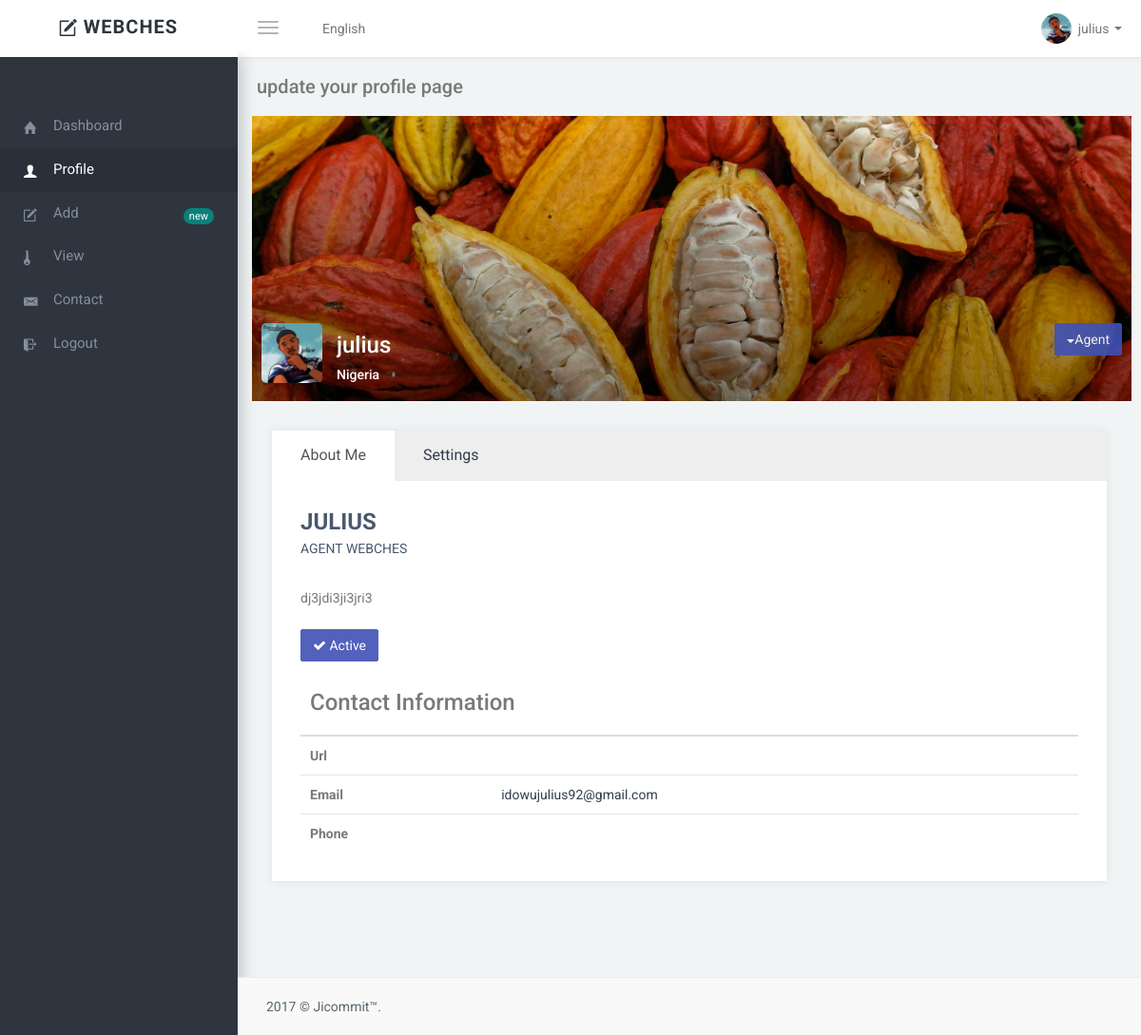
/profile/ (signed in), run on an earlier commit of the app's database.
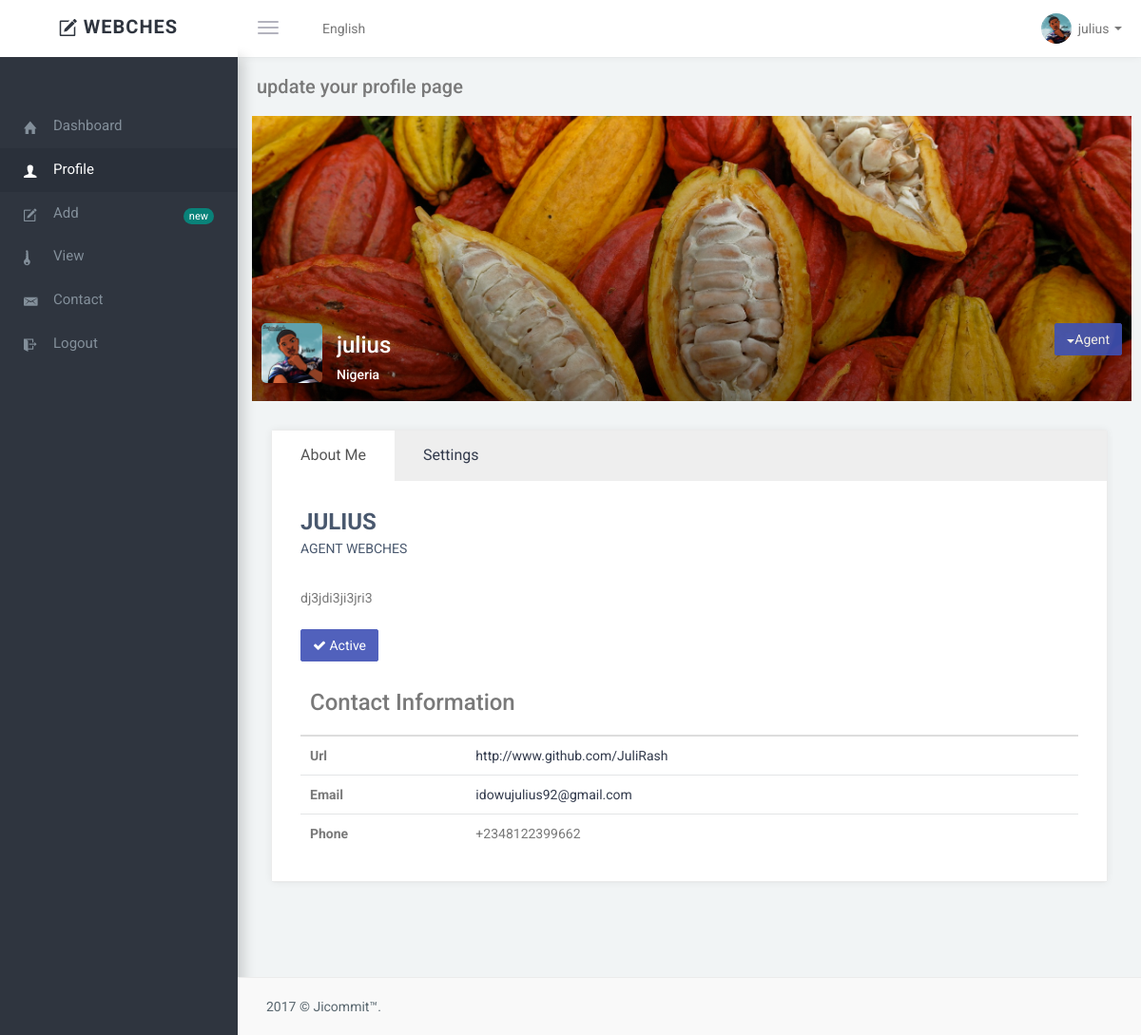
And on a later commit of the database.
### webches/models.py (models this page shows)
class User(AbstractUser):
    website = models.URLField(blank=True)
    phone_number = PhoneNumberField(blank=True)
    picture = models.ImageField(blank=True)
    bio = models.CharField(max_length=300)

### webches/views.py (the view)
# urls.py: url(r'^profile/$', views.update_profile, name="profile"),
@login_required(login_url="/login/")
def update_profile(request):
    if request.method == 'POST':
        form = UpdateUser(request.POST, request.FILES, instance=request.user)
        if form.is_valid():
            user = form.save(commit=False)
            messages.success(
                request, ('your profile has been updated successfully'),
                extra_tags='alert')
            user.save()
            return redirect('cocoa:super')
        else:
            form = UpdateUser(instance=request.user)
            messages.error(
                request, ('unable to update profile correct the errors'),
                extra_tags="alert")
            return render(request, "profile.html", {'form': form})
    else:
        form = UpdateUser(instance=request.user)
        return render(request, "profile.html", {'form': form})

### webches/templates/profile.html (shortened to what this page needs)
{% load staticfiles %}
{% load i18n widget_tweaks %}
<!DOCTYPE html>
<html lang="en">
<head>
        <link href="{% static 'view/css/bootstrap.min.css' %}" rel="stylesheet">
        <link href="{% static 'view/css/bootstrap-reset.css' %}" rel="stylesheet">
        <link href="{% static 'view/css/animate.css' %}" rel="stylesheet">
        <link href="{% static 'view/assets/font-awesome/css/font-awesome.css' %}" rel="stylesheet" />
        <link href="{% static 'view/assets/ionicon/css/ionicons.min.css' %}" rel="stylesheet" />
        <link rel="stylesheet" href="{% static 'view/assets/morris/morris.css' %}">
        <link href="{% static 'view/assets/sweet-alert/sweet-alert.min.css' %}" rel="stylesheet">
        <link href="{% static 'view/css/style.css' %}" rel="stylesheet">
        <link href="{% static 'view/css/helper.css' %}" rel="stylesheet">
    </head>
    <body>
        <aside class="left-panel">
            <div class="logo">
                <a href="" class="logo-expanded">
                    <i class="ion-compose"></i>
                    <span class="nav-label">Webches</span>
                </a>
            </div>
            <nav class="navigation">
                <ul class="list-unstyled">
                    <li class=""><a href="{% url 'cocoa:super' %}"><i class="ion-home"></i> <span class="nav-label">Dashboard</span></a></li>
                    <li class="has-submenu active"><a href=""><i class="ion-person"></i> <span class="nav-label">Profile</span></a>
                    </li>
                    <li class="has-submenu"><a href="{% url 'cocoa:new' %}"><i class="ion-compose"></i> <span class="nav-label">Add</span><span class="badge bg-success">new</span></a>
                    </li>
                    <li class="has-submenu"><a href="{% url 'cocoa:view' %}"><i class="ion-key"></i> <span class="nav-label">View</span></a>
                    </li>
                    <li class="has-submenu"><a href="{% url 'cocoa:contact' %}"><i class="ion-email"></i> <span class="nav-label">Contact</span></a>
                    </li>
                    <li class="has-submenu"><a href=""><i class="ion-log-out"></i> <span class="nav-label">Logout</span></a>
                    </li>
                </ul>
            </nav>
        </aside>
        <section class="content">
            <header class="top-head container-fluid">
                <button type="button" class="navbar-toggle pull-left">
                    <span class="icon-bar"></span>
                    <span class="icon-bar"></span>
                    <span class="icon-bar"></span>
                </button>
                <nav class=" navbar-default hidden-xs" role="navigation">
                    <ul class="nav navbar-nav">
                        <li class="">
                          <a  href="#">English </a>
                        </li>
                    </ul>
                </nav>
                <ul class="list-inline navbar-right top-menu top-right-menu">
                    <li class="dropdown text-center">
                    {% if user.is_authenticated %}
                        <a data-toggle="dropdown" class="dropdown-toggle" href="#">
                            <img alt="" src="{{ request.user.picture.url }}" class="img-circle profile-img thumb-sm">
                            <span class="username">{{ request.user.username }} </span> <span class="caret"></span>
                            {% endif %}
                        </a>
                    </li>
                </ul>
            </header>
            <div class="wraper container-fluid">
                <div class="page-title">
                {% if user.is_authenticated %}
                    <h3 class="title"> update your profile page</h3>
                {% endif %}
                </div>
{% include 'messages.html' %}
 {% block content %}
            <div class="wraper container-fluid">
                <div class="row">
                    <div class="col-sm-12">
                        <div class="bg-picture" style="background-image:url('{% static 'img/coco.jpg' %}')">
                          <span class="bg-picture-overlay"></span>
                          <div class="box-layout meta bottom">
                            <div class="col-sm-6 clearfix">
                              <span class="img-wrapper pull-left m-r-15">
                              <img src="{{ request.user.picture.url }}" alt="" style="width:64px" class="br-radius"></span>
                              <div class="media-body">
                                <h3 class="text-white mb-2 m-t-10 ellipsis">{{ request.user.username }}</h3>
                                <h5 class="text-white"> Nigeria</h5>
                              </div>
                            </div>
                            <div class="col-sm-6">
                              <div class="pull-right">
                                <div class="dropdown">
                                    <a data-toggle="dropdown" class="dropdown-toggle btn btn-primary" href="#">  <span class="caret"></span>Agent</a>
                                </div>
                              </div>
                            </div>
                          </div>
                        </div>
                    </div>
                </div>
                <div class="row m-t-30">
                    <div class="col-sm-12">
                        <div class="panel panel-default p-0">
                            <div class="panel-body p-0">
                                <ul class="nav nav-tabs profile-tabs">
                                    <li class="active"><a data-toggle="tab" href="#aboutme">About Me</a></li>
                                    <li class=""><a data-toggle="tab" href="#edit-profile">Settings</a></li>
                                </ul>
                                <div class="tab-content m-0">
                                    <div id="aboutme" class="tab-pane active">
                                    <div class="profile-desk">
                                    {% if user.is_authenticated %}
                                        <h1>{{ request.user.username }}</h1>
                                        <span class="designation">Agent Webches</span>
                                        <p>
                                            {{ request.user.bio }}
                                        </p>
                                        <a class="btn btn-primary m-t-20" href="#"> <i class="fa fa-check"></i> Active </a>
                                        <table class="table table-condensed">
                                            <thead>
                                                <tr>
                                                    <th colspan="3"><h3>Contact Information</h3></th>
                                                </tr>
                                            </thead>
                                            <tbody>
                                                <tr>
                                                    <td><b>Url</b></td>
                                                    <td>
                                                    <a href="{{ request.user.website }}" class="ng-binding">
                                                        {{ request.user.website }}
                                                    </a></td>
                                                </tr>
                                                <tr>
                                                    <td><b>Email</b></td>
                                                    <td>
                                                    <a href="#" class="ng-binding">
                                                        {{ request.user.email }}
                                                    </a></td>
                                                </tr>
                                                <tr>
                                                    <td><b>Phone</b></td>
                                                    <td class="ng-binding">{{ request.user.phone_number }}</td>
                                                </tr>
                                            </tbody>
                                        </table>
                                    </div>
                                </div>
                                {% endif %}
                            </div>
                        </div>
                    </div>
                </div>
            </div>
        </div>
                </div>
            <footer class="footer">
                2017 © Jicommit&trade;.
            </footer>
        </section>
    {% endblock %}
    </body>
</html>

### webches/templates/messages.html (shortened to what this page needs)
<!DOCTYPE html>
<html>
<head>
</head>
<body>
</body>
</html>

### webches/static/view/css/style.css (style rules this page uses)
body { color: #797979; background-color: #f1f4f5; font-family: 'Roboto', sans-serif; padding: 0px !important; margin: 0px !important; font-size: 14px; }
html { overflow-x: hidden; position: relative; min-height: 100%; }
aside.left-panel { background-color: #2f353f; box-shadow: 7px 60px 12px rgba(0, 0, 0, 0.15); width: 250px; position: fixed; height: 100%; top: 0px; left: 0px; }
.logo { text-align: center; background-color: #ffffff; padding: 13px 10px; }
.logo-expanded { font-size: 20px; letter-spacing: .05em; color: #2f353f !important; font-weight: 700; text-transform: uppercase; }
.logo-expanded i { font-size: 24px; vertical-align: middle; }
.navigation { margin: 50px 0px 20px; }
.navigation > ul > li { position: relative; }
.navigation > ul > li.active.has-submenu:after, .navigation > ul > li.has-submenu:hover:after { color: #fff; }
.navigation > ul > li > a { display: block; padding: 12px 25px; color: #838F9A; font-size: 15px; text-decoration: none; transition: all 0.4s; -moz-transition: all 0.4s; -webkit-transition: all 0.4s; -o-transition: all 0.4s; font-weight: 400; outline: none !important; }
.navigation > ul > li > a .badge { margin-top: 5px; float: right; }
.navigation > ul > li:hover > a, .navigation > ul > li.active:hover > a, .navigation > ul > li.active > a { color: #fff; background: #2A303A; }
.navigation ul li a i { margin-right: 6px; font-size: 18px; width: 25px; float: left; }
.navigation ul li a .nav-label { vertical-align: middle; }
header { background-color: #ffffff; box-shadow: 0 0px 8px 0 rgba(0,0,0,0.06),0 1px 0px 0 rgba(0,0,0,0.02); }
header .navbar-default .navbar-nav>li>a { background-color: transparent; line-height: 30px; }
.navbar-toggle { margin: 12px 20px 8px 0px; display: block; padding-left: 0px; }
.navbar-toggle .icon-bar { background-color: #b3b3be; }
.top-menu li { padding: 0px !important; }
.top-menu li >a { color: inherit; text-align: center; padding: 14px 15px; font-size: 16px; display: block; }
.username { font-size: 14px; vertical-align: middle; margin-left: 3px; }
.content { margin-left: 250px; }
.content > .container-fluid { padding-left: 20px; padding-right: 20px; }
.wraper { padding-top: 20px; min-height: 550px; padding-bottom: 70px; }
.page-title { padding: 0px 0px 20px; }
.page-title h3 { margin: 0px; font-size: 20px; }
.footer { color: #58666e; position: absolute; left: 250px; right: 0px; bottom: 0px; padding: 20px 30px; background-color: #f9f9f9; border-top: 1px solid rgba(0, 0, 0, 0.05); }
.nav.nav-tabs+.tab-content,.tabs-vertical-env .tab-content { background: #FFF; padding: 30px; margin-bottom: 30px; }
.nav.nav-tabs>li.active>a,.tabs-vertical-env .nav.tabs-vertical li.active>a { border: 0; background-color: #fff; border-top: 2px solid #D8D6D6; }
.nav.nav-tabs>li>a { border: none; background-color: #eee; margin-right: 5px; padding-left: 20px; padding-right: 20px; cursor: pointer; border-radius: 0; border-top: 2px solid #eee; }
.nav.nav-tabs>li:last-of-type a { margin-right: 0px; }
.nav.nav-tabs { border-bottom: 0; }
.profile-desk h1 { color: #49586e; font-size: 24px; font-weight: bold; margin: 0 0 5px 0; text-transform: uppercase; }
.profile-desk .designation { color: #49586e; font-size: 14px; text-transform: uppercase; margin-bottom: 30px; display: inline-block; }
.profile-desk p { line-height: 25px; margin-bottom: 40px; }
.bg-picture { position: relative; min-height: 300px; margin: -20px -25px 0px -20px; background-repeat: no-repeat; background-position: center; -webkit-background-size: cover; background-size: cover; }
.bg-picture>.bg-picture-overlay { position: absolute; top: 0; bottom: 0; left: 0; right: 0; background-image: -webkit-linear-gradient(top,rgba(255,255,255,0) 0,rgba(0,0,0,.4) 100%); background-image: -o-linear-gradient(top,rgba(255,255,255,0) 0,rgba(0,0,0,.4) 100%); background-image: -webkit-gradient(linear,left top,left bottom,from(rgba(255,255,255,0)),to(rgba(0,0,0,.4))); background-image: linear-gradient(to bottom,rgba(255,255,255,0) 0,rgba(0,0,0,.4) 100%); }
.bg-picture>.meta.bottom { bottom: 10px; }
.bg-picture>.meta { position: absolute; left: 0; right: 0; }
.box-layout { display: table!important; width: 100%; table-layout: fixed; border-spacing: 0; }
.profile-tabs { background-color: #eeeeee; padding-bottom: 1px; }
.nav.nav-tabs.profile-tabs>li>a { border: none; margin-right: 0px; padding: 15px 30px; font-size: 16px; }

What changed in the data, as far as the page shows it:
changed User "julius": user.website (not shown) → "http://www.github.com/JuliRash"; user.phone_number (not shown) → "+2348122399662"
